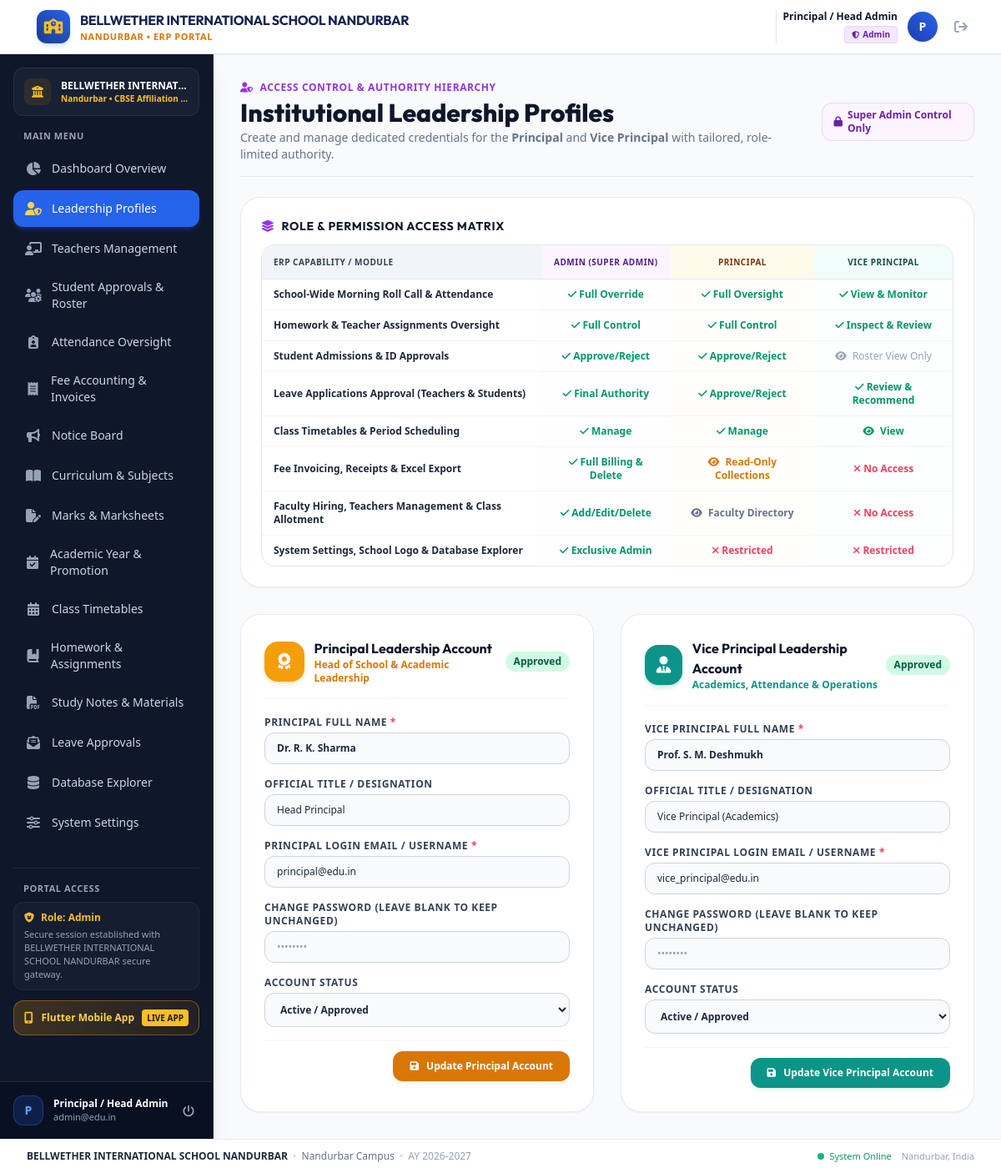
/admin/leadership.php (signed in), run on the app's committed database.
### tables this page shows
CREATE TABLE settings (
            key TEXT PRIMARY KEY,
            value TEXT
        );

CREATE TABLE "users" (
            id INTEGER PRIMARY KEY AUTOINCREMENT,
            username TEXT UNIQUE NOT NULL,
            email TEXT UNIQUE NOT NULL,
            password TEXT NOT NULL,
            role TEXT CHECK(role IN ('admin', 'principal', 'vice_principal', 'teacher', 'student')) NOT NULL,
            status TEXT CHECK(status IN ('pending', 'approved', 'rejected', 'active', 'inactive')) DEFAULT 'approved',
            created_at DATETIME DEFAULT CURRENT_TIMESTAMP,
            updated_at DATETIME DEFAULT CURRENT_TIMESTAMP
        );

### admin/leadership.php (the view, shortened to what the rows shown need)
<?php
require_once __DIR__ . '/../includes/auth.php';
$stmt_p = $pdo->prepare("SELECT * FROM users WHERE role = 'principal' LIMIT 1");
$stmt_p->execute();
$principal_user = $stmt_p->fetch();
$stmt_vp = $pdo->prepare("SELECT * FROM users WHERE role = 'vice_principal' LIMIT 1");
$stmt_vp->execute();
$vp_user = $stmt_vp->fetch();
$p_display_name = get_setting($pdo, 'principal_name', 'Dr. R. K. Sharma');
$p_display_desig = get_setting($pdo, 'principal_designation', 'Principal & Academic Director');
$vp_display_name = get_setting($pdo, 'vice_principal_name', 'Prof. S. M. Deshmukh');
$vp_display_desig = get_setting($pdo, 'vice_principal_designation', 'Vice Principal (Administration & Academics)');
require_once __DIR__ . '/../includes/header.php';
require_once __DIR__ . '/../includes/sidebar.php';
?>
<main class="flex-1 overflow-y-auto bg-slate-50 p-4 sm:p-6 lg:p-8">
    <div class="flex flex-col sm:flex-row sm:items-center sm:justify-between gap-4 pb-4 border-b border-slate-200 mb-6">
        <div>
            <h1 class="text-2xl sm:text-3xl font-extrabold text-slate-900 font-['Outfit']">
                Institutional Leadership Profiles
            </h1>
        </div>
    </div>
    <div class="bg-white rounded-3xl p-5 sm:p-6 border border-slate-200/80 shadow-sm mb-8">
        <div class="overflow-x-auto rounded-2xl border border-slate-200">
            <table class="w-full text-left text-xs">
                <thead class="bg-slate-100 text-slate-700 uppercase font-bold text-[10px] tracking-wider border-b border-slate-200">
                    <tr>
                        <th class="py-3 px-3.5">ERP Capability / Module</th>
                        <th class="py-3 px-3.5 text-center bg-purple-50 text-purple-900">Admin (Super Admin)</th>
                        <th class="py-3 px-3.5 text-center bg-amber-50 text-amber-900">Principal</th>
                        <th class="py-3 px-3.5 text-center bg-teal-50 text-teal-900">Vice Principal</th>
                    </tr>
                </thead>
            </table>
        </div>
    </div>
    <div class="grid grid-cols-1 lg:grid-cols-2 gap-8">
        <div class="bg-white rounded-3xl p-6 sm:p-7 border border-slate-200/80 shadow-sm flex flex-col justify-between">
            <div>
                <div class="flex items-center justify-between pb-4 border-b border-slate-100 mb-5">
                    <div class="flex items-center space-x-3">
                        <div class="w-12 h-12 rounded-2xl bg-amber-500 text-white flex items-center justify-center font-bold text-xl shadow-md shadow-amber-500/20">
                        </div>
                        <div>
                        </div>
                    </div>
                    <?php if ($principal_user): ?>
                        <span class="px-2.5 py-1 rounded-full text-xs font-bold <?= $principal_user['status'] === 'approved' ? 'bg-emerald-100 text-emerald-800' : 'bg-rose-100 text-rose-800' ?>">
                            <?= ucfirst($principal_user['status']) ?>
                        </span>
                    <?php else: ?>
                        <span class="px-2.5 py-1 rounded-full text-xs font-bold bg-slate-100 text-slate-500">
                            Not Configured
                        </span>
                    <?php endif; ?>
                </div>
                <form method="POST" action="leadership.php" class="space-y-4 text-xs">
                    <div>
                        <label class="block font-bold text-slate-700 uppercase tracking-wider mb-1">
                            Principal Full Name <span class="text-rose-500">*</span>
                        </label>
                        <input type="text" name="principal_name" required value="<?= htmlspecialchars($p_display_name) ?>"
                               placeholder="e.g. Dr. R. K. Sharma"
                               class="w-full px-3.5 py-2.5 rounded-xl border border-slate-300 bg-slate-50 focus:bg-white text-slate-800 font-semibold focus:outline-none focus:ring-2 focus:ring-amber-500">
                    </div>
                    <div>
                        <label class="block font-bold text-slate-700 uppercase tracking-wider mb-1">
                            Official Title / Designation
                        </label>
                        <input type="text" name="principal_designation" value="<?= htmlspecialchars($p_display_desig) ?>"
                               placeholder="e.g. Principal &amp; Academic Director"
                               class="w-full px-3.5 py-2.5 rounded-xl border border-slate-300 bg-slate-50 focus:bg-white text-slate-800 font-medium focus:outline-none focus:ring-2 focus:ring-amber-500">
                    </div>
                    <div>
                        <label class="block font-bold text-slate-700 uppercase tracking-wider mb-1">
                            Principal Login Email / Username <span class="text-rose-500">*</span>
                        </label>
                        <input type="text" name="email" required value="<?= htmlspecialchars($principal_user['email'] ?? 'principal@edu.in') ?>"
                               placeholder="principal@edu.in"
                               class="w-full px-3.5 py-2.5 rounded-xl border border-slate-300 bg-slate-50 focus:bg-white text-slate-800 font-medium focus:outline-none focus:ring-2 focus:ring-amber-500">
                    </div>
                    <div>
                        <label class="block font-bold text-slate-700 uppercase tracking-wider mb-1">Account Status</label>
                        <select name="status" class="w-full px-3.5 py-2.5 rounded-xl border border-slate-300 bg-slate-50 focus:bg-white text-slate-800 font-semibold focus:outline-none focus:ring-2 focus:ring-amber-500">
                            <option value="approved" <?= ($principal_user['status'] ?? 'approved') === 'approved' ? 'selected' : '' ?>>Active / Approved</option>
                        </select>
                    </div>
                </form>
            </div>
        </div>
        <div class="bg-white rounded-3xl p-6 sm:p-7 border border-slate-200/80 shadow-sm flex flex-col justify-between">
            <div>
                <div class="flex items-center justify-between pb-4 border-b border-slate-100 mb-5">
                    <div class="flex items-center space-x-3">
                        <div class="w-12 h-12 rounded-2xl bg-teal-600 text-white flex items-center justify-center font-bold text-xl shadow-md shadow-teal-600/20">
                        </div>
                        <div>
                        </div>
                    </div>
                    <?php if ($vp_user): ?>
                        <span class="px-2.5 py-1 rounded-full text-xs font-bold <?= $vp_user['status'] === 'approved' ? 'bg-emerald-100 text-emerald-800' : 'bg-rose-100 text-rose-800' ?>">
                            <?= ucfirst($vp_user['status']) ?>
                        </span>
                    <?php else: ?>
                        <span class="px-2.5 py-1 rounded-full text-xs font-bold bg-slate-100 text-slate-500">
                            Not Configured
                        </span>
                    <?php endif; ?>
                </div>
                <form method="POST" action="leadership.php" class="space-y-4 text-xs">
                    <div>
                        <label class="block font-bold text-slate-700 uppercase tracking-wider mb-1">
                            Vice Principal Full Name <span class="text-rose-500">*</span>
                        </label>
                        <input type="text" name="vice_principal_name" required value="<?= htmlspecialchars($vp_display_name) ?>"
                               placeholder="e.g. Prof. S. M. Deshmukh"
                               class="w-full px-3.5 py-2.5 rounded-xl border border-slate-300 bg-slate-50 focus:bg-white text-slate-800 font-semibold focus:outline-none focus:ring-2 focus:ring-teal-600">
                    </div>
                    <div>
                        <label class="block font-bold text-slate-700 uppercase tracking-wider mb-1">
                            Official Title / Designation
                        </label>
                        <input type="text" name="vice_principal_designation" value="<?= htmlspecialchars($vp_display_desig) ?>"
                               placeholder="e.g. Vice Principal (Academics &amp; Administration)"
                               class="w-full px-3.5 py-2.5 rounded-xl border border-slate-300 bg-slate-50 focus:bg-white text-slate-800 font-medium focus:outline-none focus:ring-2 focus:ring-teal-600">
                    </div>
                    <div>
                        <label class="block font-bold text-slate-700 uppercase tracking-wider mb-1">
                            Vice Principal Login Email / Username <span class="text-rose-500">*</span>
                        </label>
                        <input type="text" name="email" required value="<?= htmlspecialchars($vp_user['email'] ?? 'viceprincipal@edu.in') ?>"
                               placeholder="viceprincipal@edu.in"
                               class="w-full px-3.5 py-2.5 rounded-xl border border-slate-300 bg-slate-50 focus:bg-white text-slate-800 font-medium focus:outline-none focus:ring-2 focus:ring-teal-600">
                    </div>
                    <div>
                        <label class="block font-bold text-slate-700 uppercase tracking-wider mb-1">Account Status</label>
                        <select name="status" class="w-full px-3.5 py-2.5 rounded-xl border border-slate-300 bg-slate-50 focus:bg-white text-slate-800 font-semibold focus:outline-none focus:ring-2 focus:ring-teal-600">
                            <option value="approved" <?= ($vp_user['status'] ?? 'approved') === 'approved' ? 'selected' : '' ?>>Active / Approved</option>
                        </select>
                    </div>
                </form>
            </div>
        </div>
    </div>
</main>
<?php require_once __DIR__ . '/../includes/footer.php'; ?>

### includes/header.php (shortened to what the rows shown need)
<?php
require_once __DIR__ . '/auth.php';
$school_name = get_setting($pdo, 'school_name', 'BELLWETHER INTERNATIONAL SCHOOL NANDURBAR');
$school_city = get_setting($pdo, 'school_city', 'Nandurbar');
?>
<!DOCTYPE html>
<html lang="en" class="h-full bg-slate-50">
<head>
    <script src="https://cdn.tailwindcss.com"></script>
    <link rel="stylesheet" href="https://cdnjs.cloudflare.com/ajax/libs/font-awesome/6.5.1/css/all.min.css">
    <link rel="stylesheet" href="/assets/css/custom.css">
</head>
<body class="h-full flex flex-col font-sans text-slate-800 antialiased bg-slate-50">
    <header class="bg-white border-b border-slate-200 sticky top-0 z-30 shadow-sm no-print">
        <div class="px-4 sm:px-6 lg:px-8">
            <div class="flex items-center justify-between h-16">
                <div class="flex items-center space-x-3">
                    <a href="/" class="flex items-center space-x-2 sm:space-x-3 group min-w-0">
                        <div class="min-w-0">
                            <span class="text-xs sm:text-sm md:text-base font-bold tracking-tight text-navy-950 font-['Outfit'] block leading-tight truncate max-w-[130px] xs:max-w-[180px] sm:max-w-xs md:max-w-md lg:max-w-xl" title="<?= htmlspecialchars($school_name) ?>"><?= htmlspecialchars($school_name) ?></span>
                            <span class="text-[9px] sm:text-[11px] font-semibold tracking-wider text-amber-600 uppercase block truncate"><?= htmlspecialchars($school_city) ?> • ERP Portal</span>
                        </div>
                    </a>
                </div>
            </div>
        </div>
    </header>
    <div class="flex-1 flex overflow-hidden">

### includes/sidebar.php (shortened to what the rows shown need)
<?php
$user = current_user();
$role = $user['role'] ?? 'student';
$school_name = isset($pdo) ? get_setting($pdo, 'school_name', 'BELLWETHER INTERNATIONAL SCHOOL NANDURBAR') : 'BELLWETHER INTERNATIONAL SCHOOL NANDURBAR';
$school_city = isset($pdo) ? get_setting($pdo, 'school_city', 'Nandurbar') : 'Nandurbar';
$school_affiliation = isset($pdo) ? get_setting($pdo, 'school_affiliation', 'CBSE #113042') : 'CBSE';
?>
<aside id="sidebar" class="fixed inset-y-0 left-0 z-40 w-64 bg-slate-900 text-slate-300 transform -translate-x-full lg:translate-x-0 lg:static lg:inset-auto transition-transform duration-200 ease-in-out flex flex-col justify-between shrink-0 shadow-xl border-r border-slate-800 no-print">
    <div class="p-4 flex-1 flex flex-col overflow-y-auto">
        <div class="px-3 py-3 mb-4 rounded-xl bg-slate-800/60 border border-slate-700/50 flex items-center space-x-3 min-w-0">
            <div class="min-w-0 flex-1">
                <p class="text-xs font-bold text-white truncate" title="<?= htmlspecialchars($school_name) ?>"><?= htmlspecialchars($school_name) ?></p>
                <p class="text-[10px] text-amber-400 font-semibold truncate"><?= htmlspecialchars($school_city) ?> • <?= htmlspecialchars($school_affiliation) ?></p>
            </div>
        </div>
        <div class="mt-8 pt-4 border-t border-slate-800">
            <div class="px-3 py-2.5 rounded-xl bg-slate-800/40 border border-slate-700/40 text-xs text-slate-300">
                <div class="flex items-center space-x-2 text-amber-400 font-semibold mb-1">
                    <i class="fa-solid fa-shield-cat"></i>
                    <span>Role: <?= ucfirst($role) ?></span>
                </div>
                <p class="text-[11px] text-slate-400">Secure session established with <?= htmlspecialchars($school_name) ?> secure gateway.</p>
            </div>
        </div>
    </div>
</aside>

### includes/footer.php (shortened to what the rows shown need)
<?php
$footer_school_name = isset($pdo) ? get_setting($pdo, 'school_name', 'BELLWETHER INTERNATIONAL SCHOOL NANDURBAR') : 'BELLWETHER INTERNATIONAL SCHOOL NANDURBAR';
$footer_school_city = isset($pdo) ? get_setting($pdo, 'school_city', 'Nandurbar') : 'Nandurbar';
?>
    </div>
    <footer class="bg-white border-t border-slate-200 py-3 px-4 sm:px-6 lg:px-8 text-xs text-slate-500 flex flex-col sm:flex-row items-center justify-between gap-2 no-print">
        <div class="flex flex-wrap items-center justify-center sm:justify-start gap-1.5 text-center sm:text-left min-w-0">
            <span class="font-bold text-slate-800 break-words"><?= htmlspecialchars($footer_school_name) ?></span>
            <span class="text-slate-300 hidden sm:inline">&bull;</span>
            <span class="text-slate-500"><?= htmlspecialchars($footer_school_city) ?> Campus</span>
            <span class="text-slate-300 hidden sm:inline">&bull;</span>
            <span class="text-slate-400">AY 2026-2027</span>
        </div>
        <div class="flex items-center space-x-3 shrink-0">
            <span class="inline-flex items-center text-emerald-600 font-medium text-[11px]">
                <span class="w-2 h-2 rounded-full bg-emerald-500 mr-1.5 animate-pulse"></span> System Online
            </span>
            <span class="text-slate-400 text-[11px]"><?= htmlspecialchars($footer_school_city) ?>, India</span>
        </div>
    </footer>
</body>
</html>

### data on the page
settings: value "BELLWETHER INTERNATIONAL SCHOOL NANDURBAR", value "BELLWETHER INTERNAT…"
settings: value "NANDURBAR", value "Nandurbar"
settings: value "CBSE Affiliation…"
users: status "Approved", email "principal@edu.in", status "Active / Approved"
settings: principal_name "Dr. R. K. Sharma"
settings: principal_designation "Head Principal"
users: status "Approved", email "vice_principal@edu.in", status "Active / Approved"
settings: vice_principal_name "Prof. S. M. Deshmukh"
settings: vice_principal_designation "Vice Principal (Academics)"

### other printed values
$current_user['name'] "Principal / Head Admin"
$role_label "Admin"
substr($current_user['name'], 0, 1) "P"
$item['title'] "Dashboard Overview"
$item['title'] "Leadership Profiles"
$item['title'] "Teachers Management"
$item['title'] "Student Approvals & Roster"
$item['title'] "Attendance Oversight"
$item['title'] "Fee Accounting & Invoices"
$item['title'] "Notice Board"
$item['title'] "Curriculum & Subjects"
$item['title'] "Marks & Marksheets"
$item['title'] "Academic Year & Promotion"
$item['title'] "Class Timetables"
$item['title'] "Homework & Assignments"
